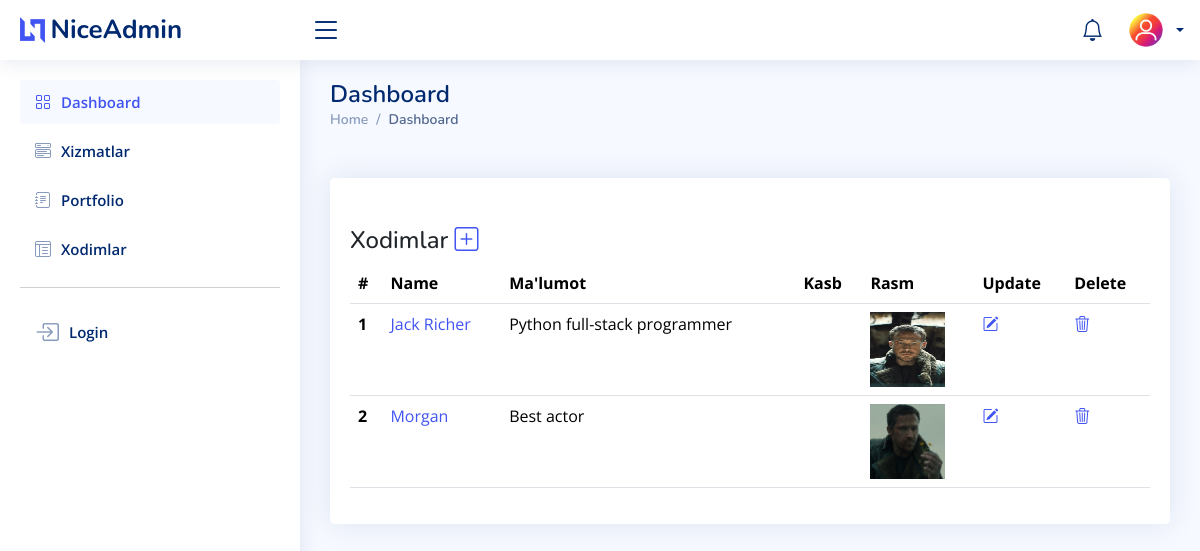
Page /dashboard/staff/list/ (signed in) on the committed database.
### users/models.py (models this page shows, shortened)
class User(AbstractUser):
    profile_image = models.ImageField(upload_to='profile_pics', default="default_profile_pic.jpg")
    @property
    def full_name(self):
        return f'{self.first_name} {self.last_name}'

### dashboard/models.py (models this page shows, shortened)
class Staff(models.Model):
    full_name = models.CharField(max_length=100)
    specialty = models.CharField(max_length=100)
    bio = models.TextField()
    image = models.ImageField(upload_to='staff/', null=True, blank=True)
    twitter = models.URLField(max_length=255, blank=True, null=True)
    facebook = models.URLField(max_length=255, blank=True, null=True)
    instagram = models.URLField(max_length=255, blank=True, null=True)
    linkedin = models.URLField(max_length=255, blank=True, null=True)

### dashboard/views.py (the view)
# urls.py: path('staff/list/', StaffListView.as_view(), name='staff-list'),
class StaffListView(View, LoginRequiredMixin):
    @decorator
    def get(self, request):
        staff = Staff.objects.all()
        context = {'staff': staff}
        return render(request, 'dashboard/staff/staff_list.html', context)

### dashboard/decorator.py (called while the page is built)
def decorator(func):
    def wrapper(*args, **kwargs):
        user = args[1].user
        if user.is_staff:
            return func(*args, **kwargs)
        return redirect("users:home")
    return wrapper

### templates/dashboard/staff/staff_list.html
{% extends 'dashboard/index.html' %}
{% block content %}
    <div class="card mt-xl-5">
            <div class="card-body mt-xl-5">
            <h4>Xodimlar <a href="{% url 'dashboard:staff-create' %}"><i class="bi bi-plus-square"></i></a></h4>
              <table class="table">
                <thead>
                  <tr>
                    <th scope="col">#</th>
                    <th scope="col">Name</th>
                    <th scope="col">Ma'lumot</th>
                    <th scope="col">Kasb</th>
                    <th scope="col">Rasm</th>
                    <th scope="col">Update</th>
                    <th scope="col">Delete</th>
                  </tr>
                </thead>
                <tbody>
                {% for person in staff %}
                  <tr>
                    <th scope="row">{{ forloop.counter }}</th>
                    <td><a href="{% url 'dashboard:staff-detail' person.id %}">{{ person.full_name }}</a></td>
                    <td>{{ person.bio | truncatechars:50 }}</td>
                    <td>{{ person.speciality }}</td>
                    <td><img width="75" height="75" src="{{ person.image.url }}" alt=""></td>
                      <td><a href="{% url 'dashboard:staff-update' person.id %}"><i class="bi bi-pencil-square"></i></a></td>
                      <td><a href="{% url 'dashboard:staff-delete' person.id %}"><i class="bi bi-trash3"></i></a></td>
                  </tr>
                {% endfor %}
                </tbody>
              </table>
            </div>
          </div>
{% endblock %}

### templates/dashboard/index.html (shortened to what this page needs)
{% load static %}
<!DOCTYPE html>
<html lang="en">
<head>
  <link href="{% static 'dashboard/assets/vendor/bootstrap/css/bootstrap.min.css' %}" rel="stylesheet">
  <link href="{% static 'dashboard/assets/vendor/bootstrap-icons/bootstrap-icons.css' %}" rel="stylesheet">
  <link href="{% static 'dashboard/assets/vendor/boxicons/css/boxicons.min.css' %}" rel="stylesheet">
  <link href="{% static 'dashboard/assets/vendor/quill/quill.snow.css' %}" rel="stylesheet">
  <link href="{% static 'dashboard/assets/vendor/quill/quill.bubble.css' %}" rel="stylesheet">
  <link href="{% static 'dashboard/assets/vendor/remixicon/remixicon.css' %}" rel="stylesheet">
  <link href="{% static 'dashboard/assets/vendor/simple-datatables/style.css' %}" rel="stylesheet">
  <link href="{% static 'dashboard/assets/css/style.css' %}" rel="stylesheet">
</head>
<body>
  <header id="header" class="header fixed-top d-flex align-items-center">
    <div class="d-flex align-items-center justify-content-between">
      <a href="{% url 'dashboard:home' %}" class="logo d-flex align-items-center">
        <img src="{% static 'dashboard/assets/img/logo.png' %}" alt="">
        <span class="d-none d-lg-block">NiceAdmin</span>
      </a>
      <i class="bi bi-list toggle-sidebar-btn"></i>
    </div>
    <nav class="header-nav ms-auto">
      <ul class="d-flex align-items-center">
        <li class="nav-item d-block ">
          <a class="nav-link nav-icon" href="{% url 'users:contact-list' %}" >
            <i class="bi bi-bell"></i>
          </a>
        </li>
        <li class="nav-item dropdown">
        <li class="nav-item dropdown pe-3">
          <a class="nav-link nav-profile d-flex align-items-center pe-0" href="#" data-bs-toggle="dropdown">
            <img src="{{ request.user.profile_image.url }}" alt="Profile" class="rounded-circle">
            <span class="d-none d-md-block dropdown-toggle ps-2">{{ request.user.full_name }}</span>
          </a>
        </li>
      </ul>
    </nav>
  </header>
  <aside id="sidebar" class="sidebar">
    <ul class="sidebar-nav" id="sidebar-nav">
      <li class="nav-item">
        <a class="nav-link " href="{% url 'dashboard:home' %}">
          <i class="bi bi-grid"></i>
          <span>Dashboard</span>
        </a>
      </li>
      <li class="nav-item">
        <a class="nav-link collapsed" data-bs-target="#components-nav"  href="{% url 'dashboard:services-list' %}">
          <i class="bi bi-menu-button-wide"></i><span>Xizmatlar</span>
        </a>
      </li>
      <li class="nav-item">
        <a class="nav-link collapsed" data-bs-target="#forms-nav"  href="{% url 'dashboard:portfolio-list' %}">
          <i class="bi bi-journal-text"></i><span>Portfolio</span>
        </a>
      </li>
      <li class="nav-item">
        <a class="nav-link collapsed" data-bs-target="#tables-nav" href="{% url 'dashboard:staff-list' %}">
          <i class="bi bi-layout-text-window-reverse"></i><span>Xodimlar</span>
        </a>
      </li>
      <hr>
      <li class="nav-item">
        <a class="nav-link collapsed" href="{% url 'dashboard:login' %}">
         <i class="bi bi-box-arrow-in-right fs-4"></i>
          <span>Login</span>
        </a>
      </li>
    </ul>
  </aside>
  <main id="main" class="main">
    <div class="pagetitle">
      <h1>Dashboard</h1>
      <nav>
        <ol class="breadcrumb">
          <li class="breadcrumb-item"><a href="{% url 'dashboard:home' %}">Home</a></li>
          <li class="breadcrumb-item active">Dashboard</li>
        </ol>
      </nav>
    </div>
      {% block content %}
      {% endblock %}
  </main>
</body>
</html>

### static/dashboard/assets/css/style.css (style rules this page uses)
:root { scroll-behavior: smooth; }
body { font-family: "Open Sans", sans-serif; background: #f6f9ff; color: #444444; }
a { color: #4154f1; text-decoration: none; }
h1, h2, h3, h4, h5, h6 { font-family: "Nunito", sans-serif; }
#main { margin-top: 60px; padding: 20px 30px; transition: all 0.3s; }
.pagetitle { margin-bottom: 10px; }
.pagetitle h1 { font-size: 24px; margin-bottom: 0; font-weight: 600; color: #012970; }
.card { margin-bottom: 30px; border: none; border-radius: 5px; box-shadow: 0px 0 30px rgba(1, 41, 112, 0.1); }
.card-body { padding: 0 20px 20px 20px; }
.breadcrumb { font-size: 14px; font-family: "Nunito", sans-serif; color: #899bbd; font-weight: 600; }
.breadcrumb a { color: #899bbd; transition: 0.3s; }
.breadcrumb .breadcrumb-item::before { color: #899bbd; }
.breadcrumb .active { color: #51678f; font-weight: 600; }
.logo { line-height: 1; }
@media (min-width: 1200px) { .logo { width: 280px; } }
.logo img { max-height: 26px; margin-right: 6px; }
.logo span { font-size: 26px; font-weight: 700; color: #012970; font-family: "Nunito", sans-serif; }
.header { transition: all 0.5s; z-index: 997; height: 60px; box-shadow: 0px 2px 20px rgba(1, 41, 112, 0.1); background-color: #fff; padding-left: 20px; }
.header .toggle-sidebar-btn { font-size: 32px; padding-left: 10px; cursor: pointer; color: #012970; }
.header-nav ul { list-style: none; }
.header-nav>ul { margin: 0; padding: 0; }
.header-nav .nav-icon { font-size: 22px; color: #012970; margin-right: 25px; position: relative; }
.header-nav .nav-profile { color: #012970; }
.header-nav .nav-profile img { max-height: 36px; }
.header-nav .nav-profile span { font-size: 14px; font-weight: 600; }
.sidebar { position: fixed; top: 60px; left: 0; bottom: 0; width: 300px; z-index: 996; transition: all 0.3s; padding: 20px; overflow-y: auto; scrollbar-width: thin; scrollbar-color: #aab7cf transparent; box-shadow: 0px 0px 20px rgba(1, 41, 112, 0.1); background-color: #fff; }
@media (min-width: 1200px) { #main, #footer { margin-left: 300px; } }
.sidebar-nav { padding: 0; margin: 0; list-style: none; }
.sidebar-nav li { padding: 0; margin: 0; list-style: none; }
.sidebar-nav .nav-item { margin-bottom: 5px; }
.sidebar-nav .nav-link { display: flex; align-items: center; font-size: 15px; font-weight: 600; color: #4154f1; transition: 0.3; background: #f6f9ff; padding: 10px 15px; border-radius: 4px; }
.sidebar-nav .nav-link i { font-size: 16px; margin-right: 10px; color: #4154f1; }
.sidebar-nav .nav-link.collapsed { color: #012970; background: #fff; }
.sidebar-nav .nav-link.collapsed i { color: #899bbd; }

### rows in the picture
User: user.profile_image (placeholder picture)
Staff: full_name "Jack Richer", bio "Python full-stack programmer", image (picture)
Staff: full_name "Morgan", bio "Best actor", image (picture)
